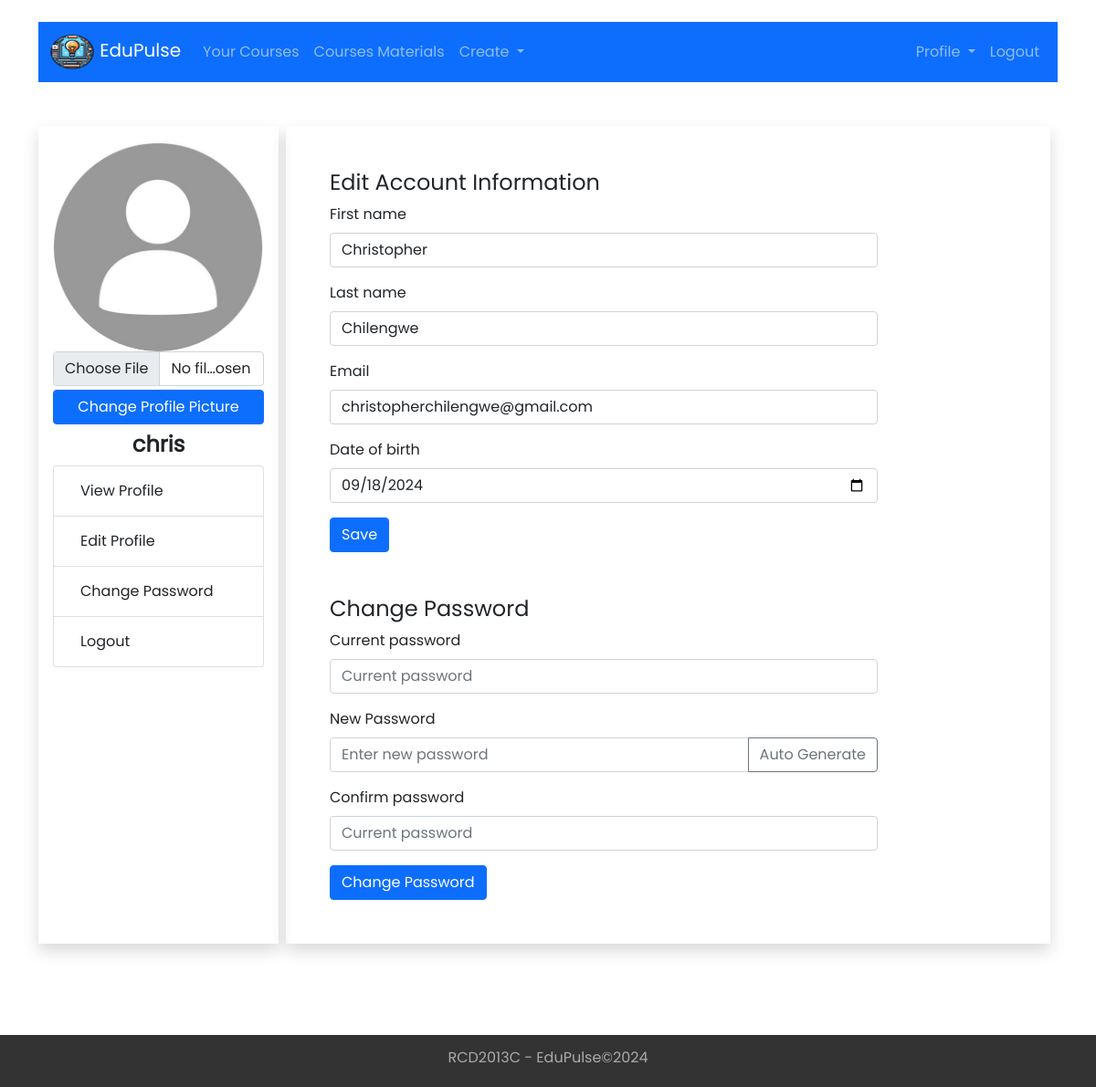
Screenshot of /Instructor/Profile-Edit.php (signed in) with the database file from the repository.
### tables this page shows
CREATE TABLE `instructor` (
  `instructor_id` int(11) NOT NULL,
  `username` varchar(255) NOT NULL,
  `password` varchar(1023) NOT NULL,
  `first_name` varchar(255) NOT NULL,
  `last_name` varchar(255) NOT NULL,
  `email` varchar(255) NOT NULL,
  `date_of_birth` date NOT NULL,
  `date_of_joined` date NOT NULL,
  `status` enum('Active','Not Active') NOT NULL DEFAULT 'Active',
  `profile_img` varchar(255) NOT NULL DEFAULT 'default.jpg'
);

### Controller/Instructor/Instructor.php (called while the page is built, shortened)
<?php
include "../Models/Instructor.php";
function getById($instructor_id){
	$db = new Database();
    $db_conn = $db->connect();
	$instructor = new Instructor($db_conn);
	$instructor->init($instructor_id);
	return $instructor->getData();
}

### Models/Instructor.php (called while the page is built, shortened)
<?php
class Instructor{
   private $table_name;
   private $conn;
   private $instructor_id;
   private $username;
   private $first_name;
   private $last_name;
   private $email;
   private $date_of_birth;
   private $date_of_joined;
   private $profile_img;
   function __construct($db_conn){
     $this->conn = $db_conn;
     $this->table_name = "instructor";
   }
   function init($instructor_id){
       try {
          $sql = 'SELECT * FROM '. $this->table_name.' WHERE instructor_id=?';
          $stmt = $this->conn->prepare($sql);
          $res = $stmt->execute([$instructor_id]);
          if($stmt->rowCount() == 1)
            {
                $stud = $stmt->fetch();
                $this->instructor_id = $stud['instructor_id'];
                $this->username   = $stud['username'];
                $this->first_name = $stud['first_name'];
                $this->last_name  = $stud['last_name'];
                $this->email      = $stud['email'];
                $this->date_of_birth  = $stud['date_of_birth'];
                $this->date_of_joined = $stud['date_of_joined'];
                $this->profile_img = $stud['profile_img'];
                return 1;
            }
          else return 0;
       }catch(PDOException $e){
          return 0;
       }
   }
 function getData(){
      $data = array('instructor_id' => $this->instructor_id,
                    'username' => $this->username,
                    'first_name' => $this->first_name,
                    'last_name' => $this->last_name,
                    'email' => $this->email,
                    'date_of_birth' => $this->date_of_birth,
                    'date_of_joined' => $this->date_of_joined,
                    'profile_img' => $this->profile_img
                   );
      return $data;
   }
}

### Instructor/Profile-Edit.php (the view, shortened to what this page needs)
<?php
if (isset($_SESSION['username']) &&
    isset($_SESSION['instructor_id'])) {
    include "../Controller/Instructor/Instructor.php";
    $_id =  $_SESSION['instructor_id'];
    $instructor = getById($_id);
    include "inc/Header.php";
?>
<div class="container">
  <?php include "inc/NavBar.php";
        include "inc/Profile.php"; ?>
    <div class="r-side p-5  mx-2 shadow">
      <h4>Edit Account Information</h4>
        <form style="max-width: 600px;"
              action="Action/upload-profile-details.php"
              method="POST">
          <div class="mb-3">
            <label class="form-label">First name</label>
            <input type="text"
                   class="form-control"
                   name="first_name"
                   value="<?=$instructor['first_name']?>">
          </div>
          <div class="mb-3">
            <label class="form-label">Last name</label>
            <input type="text"
                   class="form-control"
                   value="<?=$instructor['last_name']?>"
                   name="last_name">
          </div>
          <div class="mb-3">
            <label class="form-label">Email</label>
            <input type="text"
                   class="form-control"
                   value="<?=$instructor['email']?>"
                   name="email">
          </div>
          <div class="mb-3">
            <label class="form-label">Date of birth</label>
            <input type="date"
                   class="form-control"
                   value="<?=$instructor['date_of_birth']?>"
                   name="date_of_birth">
          </div>
          <button type="submit" class="btn btn-primary">Save</button>
        </form>
        <h4 class="mt-5">Change Password</h4>
        <form id="ChangePassword"
              method="post"
              action="Action/change-password.php"
              style="max-width: 600px;">
          <div class="mb-3">
            <label class="form-label">Current password</label>
            <input type="password"
                   placeholder="Current password"
                   class="form-control"
                   name="password">
          </div>
          <div class="mb-3">
              <label for="instructorPassword" class="form-label">New Password</label>
              <div class="input-group">
                  <input type="password" class="form-control" id="instructorPassword" name="new_password" placeholder="Enter new password" aria-describedby="generatePasswordButton" >
                  <button class="btn btn-outline-secondary" type="button" id="generatePasswordButton" onclick="generatePassword()">Auto Generate</button>
              </div>
          </div>
          <div class="mb-3">
            <label class="form-label">Confirm password</label>
            <input type="password"
                   placeholder="Current password"
                   class="form-control"
                   id="confirmPassword"
                   name="confirm_password">
          </div>
          <button type="submit" class="btn btn-primary">Change Password</button>
        </form>
    </div>
  </div>
</div>
<?php include "inc/Footer.php"; ?>
<?php
 }else {
$em = "First login ";
Util::redirect("../login.php", "error", $em);
} ?>

### Instructor/inc/Profile.php
<div class="side-by-side mt-5">
    <div class="l-side shadow p-3 ">
      <div class="profile">
        <img src="../Upload/profile/<?=$instructor['profile_img']?>" class="circle" alt="PROFILE IMG" width="250">
        <form action="Action/upload-profile.php"
              class="text-center"
              enctype="multipart/form-data"
              method="POST">
          <input type="file"
                 class="form-control mb-1"
                 name="profile_picture">
          <input type="submit"
                 value="Change Profile Picture"
                 class="btn btn-primary w-100">
        </form>
        <h4 class="text-center pt-2"><b><?=$instructor['username']?></b></h4>
      </div>
      <ul class="list-group">
          <li class="list-group-item"><a href="Profile-View.php" class="btn badge-primary">View Profile</a></li>
          <li class="list-group-item"><a href="Profile-Edit.php" class="btn badge-primary">Edit Profile</a></li>
          <li class="list-group-item"><a href="Profile-Edit.php#ChangePassword" class="btn badge-primary">Change Password</a></li>
          <li class="list-group-item" ><a href="../Logout.php" class="btn badge-primary">Logout</a></li>
        </ul>
    </div>

### Assets/css/style.css (style rules this page uses)
* { padding: 0; margin: 0; font-family: Poppins, sans-serif; }
img { max-width: 100% !important; }
.container { min-height: 90vh; }
.side-by-side { display: flex; min-height: 100vh; }
.side-by-side .l-side { width: 350px; }
.l-side .profile img { width: 100%; }
.side-by-side .r-side { width: 100%; }
.circle { border-radius: 50%; }

### rows the page displays
instructor: profile_img (placeholder picture), username "chris", first_name "Christopher", last_name "Chilengwe", email "christopherchilengwe@gmail.com", date_of_birth "09/18/2024"
